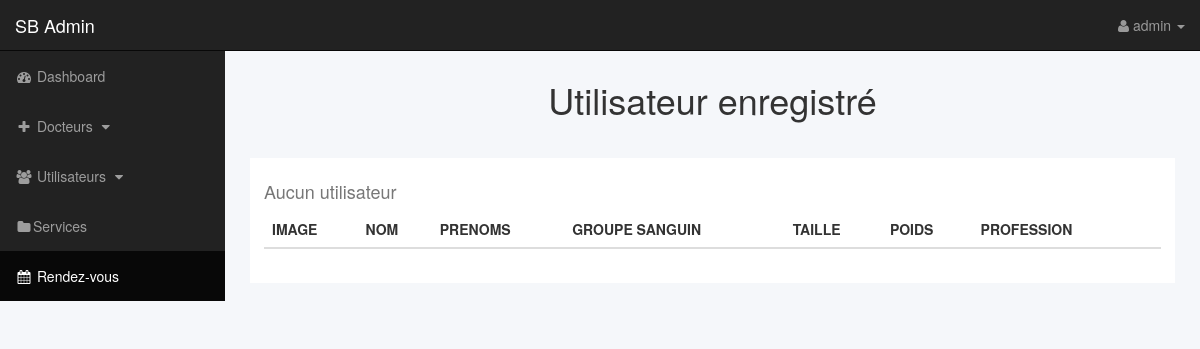
The page /admin/users.php (signed in) on the database as committed earlier.
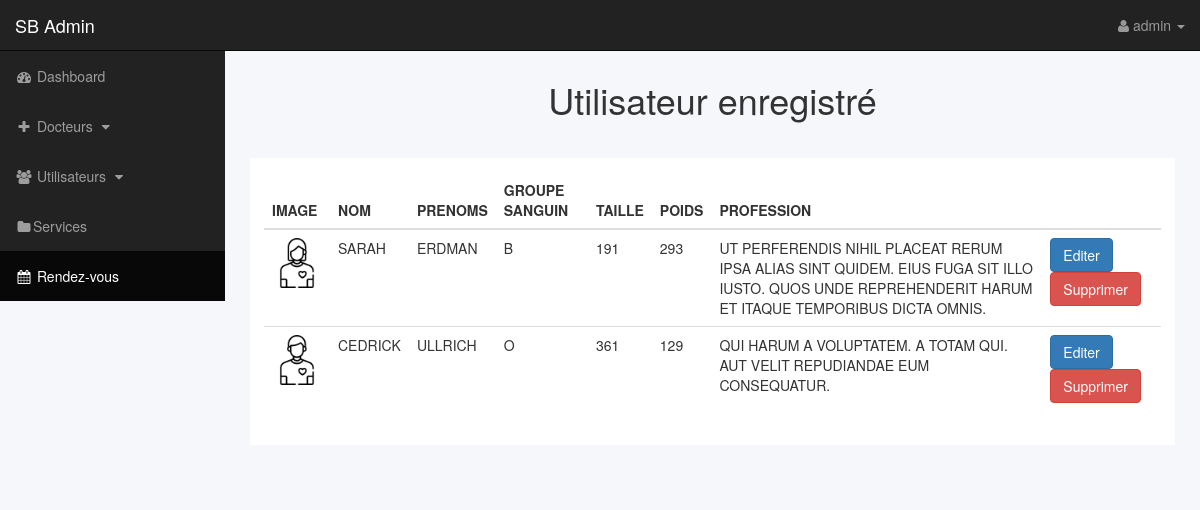
The same page on the database as committed later.
### tables this page shows
CREATE TABLE `users` (
  `id` int(11) NOT NULL,
  `first_name` varchar(100) NOT NULL,
  `last_name` varchar(255) NOT NULL,
  `birth` date NOT NULL,
  `contact` varchar(30) NOT NULL,
  `emergency_contact` varchar(30) NOT NULL,
  `email` varchar(255) DEFAULT NULL,
  `sexe` enum('Homme','Femme','Autre') NOT NULL,
  `weight` int(11) NOT NULL,
  `height` int(11) NOT NULL,
  `blood` enum('A','B','AB','O') NOT NULL,
  `allergy` text NOT NULL,
  `medical_background` text NOT NULL,
  `children` int(11) NOT NULL,
  `marital_status` enum('Célibataire','Mariée','Veuve','Divorcée') NOT NULL,
  `profession` varchar(255) NOT NULL,
  `pseudo` varchar(100) NOT NULL,
  `password` varchar(255) NOT NULL,
  `picture` text DEFAULT NULL,
  `created` datetime NOT NULL DEFAULT current_timestamp()
);

### includes/functions.php (called while the page is built, shortened)
<?php
function getAllUser()
{
    global $db;
    $data = [];
    $sql = "SELECT * FROM users";
    $results = $db->query($sql);
    if ($results->num_rows > 0) {
        while ($row = $results->fetch_assoc()) {
            $data[] = $row;
        }
    }
    return $data;
}

### admin/includes/view_all_users.php (the view)
<h1 class="text-center">Utilisateur enregistré</h1>
<div class="row">
    <div class="col-lg-12 col-xl-11">
        <div class="card px-2 box-shadow " style="margin:2em auto;padding:1em; background-color:white;overflow:auto;">
            <div class="card-body">
                <table class="table bordered hover" id="tables" width="100%" cellspacing="0">
                    <thead>
                        <tr class="text-uppercase">
                            <th>Image</th>
                            <th>Nom</th>
                            <th>Prenoms</th>
                            <th>Groupe Sanguin</th>
                            <th>Taille</th>
                            <th>Poids</th>
                            <th>Profession</th>
                            <th></th>
                        </tr>
                    </thead>
                    <tbody>
                        <?php
                        $users = getAllUser();
                        if ($users) {
                            foreach ($users as $user) {
                        ?>
                                <tr>
                                    <td><a href="?p_id=<?php echo $user['id'] ?>"><img src="./../profiles/<?php echo $user['picture'] ?? "" ?>" alt="<?php echo $user['first_name'] . "_" . $user['last_name'] ?>" style="width:50px" /></a></td>
                                    <td class="text-uppercase"><?= $user['first_name'] ?></td>
                                    <td class="text-uppercase"><?= $user['last_name'] ?></td>
                                    <td><?= $user['blood'] ?></td>
                                    <td><?= $user['height'] ?></td>
                                    <td><?= $user['weight'] ?></td>
                                    <td class="text-uppercase"><?= $user['profession'] ?></td>
                                    <td><a href="?edit=<?php echo $user['id'] ?>" class="btn btn-primary p-md-1 mb-0">Editer</a>
                                    <a href="?delete=<?php echo $user['id']?>" class="btn btn-danger">Supprimer</a></td>
                                </tr>
                            <?php } ?>
                        <?php } else { ?>
                            <p class="h4 text-muted">Aucun utilisateur</p>
                        <?php } ?>
                    </tbody>
                </table>
            </div>
        </div>
    </div>
</div>

Rows that differ between the two databases and show on the page:
added users: picture (picture), first_name "SARAH", last_name "ERDMAN", blood "B", height "191", weight "293", profession "UT PERFERENDIS NIHIL PLACEAT RERUM IPSA ALIAS SINT QUIDEM. EIUS FUGA SIT ILLO IUSTO. QUOS UNDE REPREHENDERIT HARUM ET ITAQUE TEMPORIBUS DICTA OMNIS."
added users: picture (picture), first_name "CEDRICK", last_name "ULLRICH", blood "O", height "361", weight "129", profession "QUI HARUM A VOLUPTATEM. A TOTAM QUI. AUT VELIT REPUDIANDAE EUM CONSEQUATUR."
Other text that changed with them:
text no longer shown: "Aucun utilisateur"
